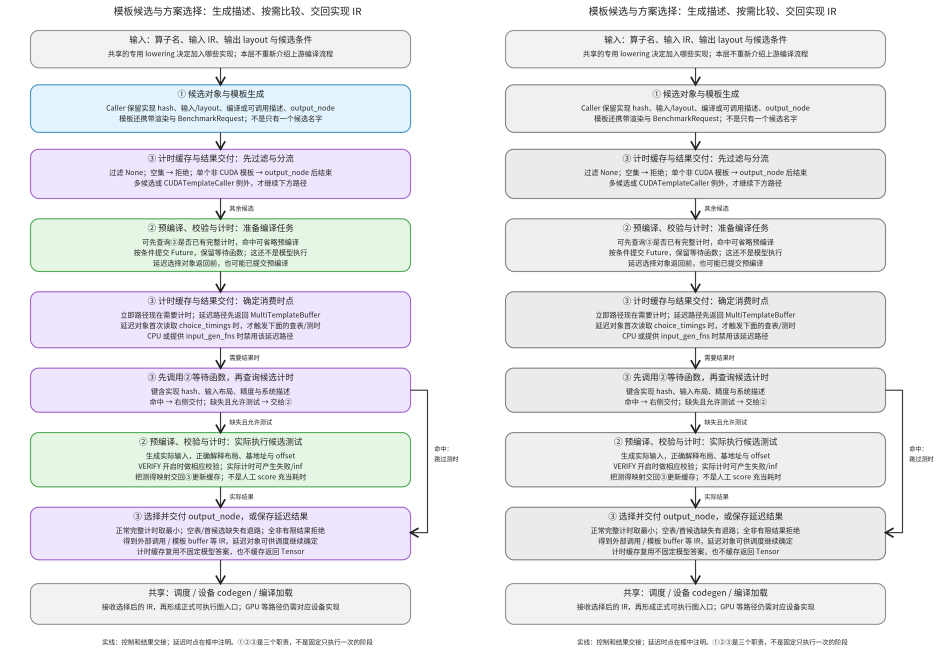
#> input picture torch/compile/inductor/assets/algorithm-selection-review.png, 1900 x 1330 px, given in place of order-entry.png, which was not available (shown at 1/2 size)
$ python finalization_leaf_flows.py
#> lines starting #> are read from the running program, lines starting #| are printed output that depends on the picture; pictures that were not available may be replaced by others from this repository, and a replacement may not be noted
"""图收尾叶子：排序状态机与构造节点迁移分析。"""
from pathlib import Path
from html import escape
import cairosvg
from PIL import Image,ImageOps
P=Path(__file__).resolve().parent
class Draw:
 def __init__(self,title,subtitle,h):
  self.h=h;self.a=[f'<svg xmlns="http://www.w3.org/2000/svg" width="1200" height="{h}" viewBox="0 0 1200 {h}"><defs><marker id="arr" markerWidth="9" markerHeight="9" refX="7" refY="4" orient="auto"><path d="M0 0 L7 4 L0 8" fill="none" stroke="#222" stroke-width="1.5"/></marker></defs><rect width="1200" height="{h}" fill="white"/><g font-family="Noto Sans CJK SC,sans-serif" fill="#222">'];self.t(600,43,title,29);self.t(600,94,subtitle,20)
  self.a.append(f'<rect x="30" y="120" width="1140" height="{h-240}" rx="35" fill="#fff9d9" stroke="#d9a300" stroke-width="3"/>')
 def t(self,x,y,s,z=20):self.a.append(f'<text x="{x}" y="{y}" text-anchor="middle" font-size="{z}">{escape(s)}</text>')
 def b(self,x,y,w,h,title,lines,i=0,z=20):
  f,s=[('#e3f3ff','#368dc0'),('#e5f6e5','#40a147'),('#fff3c9','#dca300'),('#ffe4e4','#ef5555'),('#f0e5ff','#9959c6'),('#f4f4f4','#888')][i]
  self.a.append(f'<rect x="{x}" y="{y}" width="{w}" height="{h}" rx="23" fill="{f}" stroke="{s}" stroke-width="3"/>');self.t(x+w/2,y+35,title,23)
  for j,line in enumerate(lines):self.t(x+w/2,y+78+j*30,line,z)
 def e(self,p,dash=False):self.a.append(f'<path d="{p}" fill="none" stroke="#222" stroke-width="2.8" marker-end="url(#arr)"'+(' stroke-dasharray="8 6"' if dash else '')+'/>')
 def save(self,key,note):
  self.t(600,self.h-75,note,19);self.t(600,self.h-30,'实线：本轮处理；虚线：继续扫描；条件和失败出口以文字标明',18);self.a.append('</g></svg>');s=''.join(self.a);(P/f'{key}.svg').write_text(s);cairosvg.svg2png(bytestring=s.encode(),write_to=str(P/f'{key}.png'))
  im=Image.open(P/f'{key}.png').convert('RGB');im.thumbnail((800,1100));gray=ImageOps.grayscale(im).convert('RGB');canvas=Image.new('RGB',(im.width*2,im.height),'white');canvas.paste(im,(0,0));canvas.paste(gray,(im.width,0));canvas.save(P/f'{key}-review.png')
d=Draw('顺序与入口一致性：先修数据顺序，最后刷新 forward','排序只修改节点链表；不改变算子参数、metadata 或数值意图',1540)
d.b(160,155,880,125,'建立三个集合与游标',['pending=逆序节点列表；ready=空；waiting=依赖→使用者','cursor=None；pop 从原图前端的候选开始'],0)
d.b(160,355,880,125,'弹出一个节点，检查 args / kwargs 中的输入',['_args 递归收集 Node，保留重复；常量不形成等待项','waiting_for=尚未进入 ready 的输入节点'],1)
d.b(70,595,470,155,'有未就绪输入：挂起',['等待 waiting_for 最后一项','waiting[该输入].append(当前节点)','暂不移动当前节点'],2)
d.b(660,595,470,155,'全部输入就绪：放到正确位置',['加入 ready，必要时接到 cursor 后','更新 cursor，唤醒等待此节点的用户','唤醒列表反转后加入 pending'],3,z=18)
d.e('M600 280 V355');d.e('M600 480 V535 H305 V595');d.e('M600 535 H895 V595')
d.e('M305 750 V810 H600 V860');d.e('M895 750 V810 H600 V860')
d.b(160,860,880,125,'pending 仍有节点就继续；否则检查结束条件',['waiting 必须为空，ready 必须覆盖整个图','循环引用或外图依赖未解决 → AssertionError'],4)
d.e('M160 920 H45 V320 H600 V355',True);d.t(102,560,'继续',18)
d.b(160,1060,880,115,'交回 post-grad 的跨模块处理',['设备迁移 → 增量属性更新 → 写入 / 通信恢复'],5)
d.b(160,1240,880,125,'最后 recompile、记录图、lint',['recompile 刷新 FX Python forward，不是编译 kernel','lint 检查结构，不证明数值、别名或写入次序正确'],0)
d.e('M600 985 V1060');d.e('M600 1175 V1240');d.save('order-entry','已经合法的顺序保持不变；未编码为数据依赖的副作用先后不由排序器修复')
#> in save, im is the input picture: PIL image 1900x1330 RGB; mean R, G, B 235, 235.3, 237.8
#> in save, `im.thumbnail((800, 1100))`:
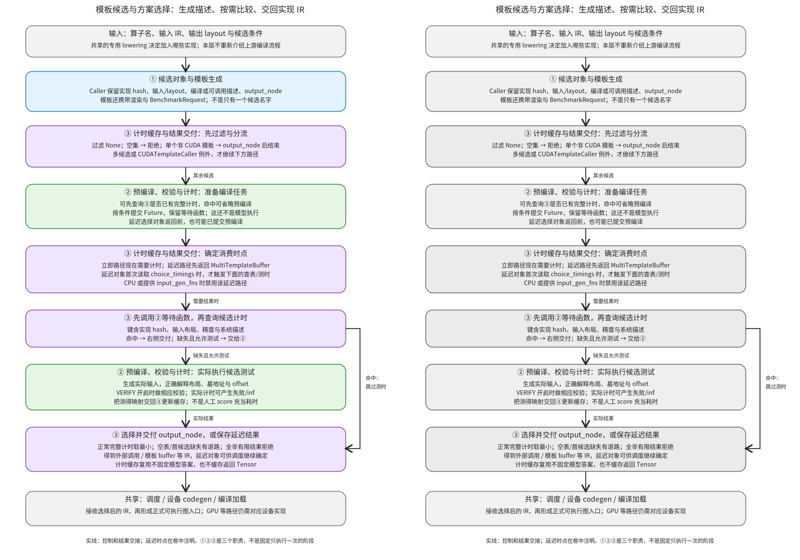
#> im: PIL image 800x560 RGB; mean R, G, B 234.9, 235.2, 237.7
#> in save, `gray = ImageOps.grayscale(im).convert('RGB')`:
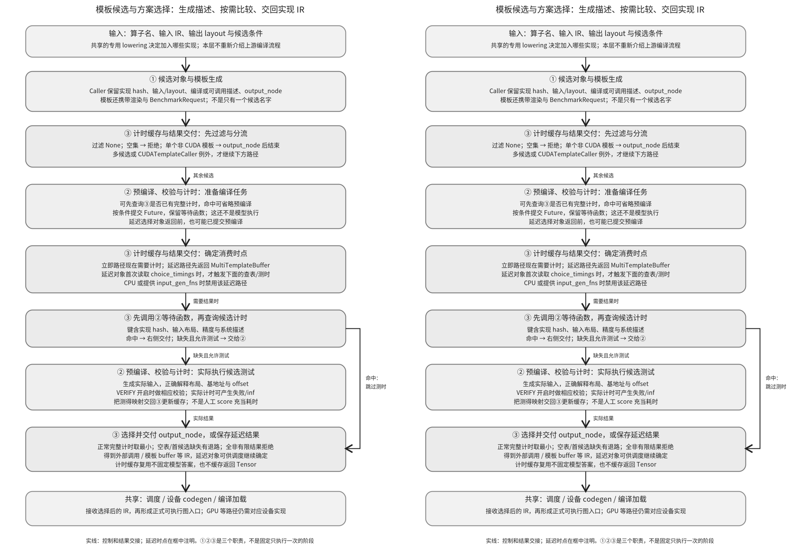
#> gray: PIL image 800x560 RGB; min 21, max 255, mean 235.4
#> in save, `canvas = Image.new('RGB', (im.width * 2, im.height), 'white')`: canvas: PIL image 1600x560 RGB; every value is 255
#> in save, `canvas.paste(gray, (im.width, 0))`:
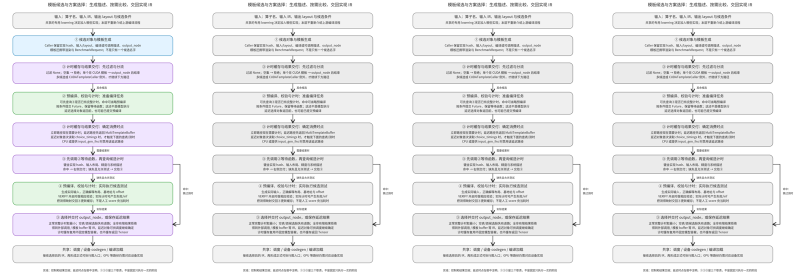
#> canvas: PIL image 1600x560 RGB (shown at 1/2 size); mean R, G, B 235.1, 235.3, 236.5
d=Draw('构造节点设备迁移：从使用链分析到只改 device 参数','本图表示 FX 改写；所有实验使用 FakeTensor，不发生真实 GPU 分配',1470)
d.b(160,155,880,155,'扫描候选和目标设备',['ATen / prims 构造，且 kwargs.device 精确等于 torch.device("cpu")','从 Tensor metadata 收集目标设备；没有候选或目标数量不为 1 → 返回','已有 cuda:0 与 cuda:1 算两个设备'],0,z=19)
d.b(160,370,880,155,'建立 CPU 入度、来源依赖与构造关联组',['cpu_indeg 按参数出现次数计数；每个构造先依赖自己','构造节点放入工作栈；关联组用于共同阻断','constructor_dependencies 保存每条已到达路径的构造来源'],1)
d.b(160,585,880,185,'逐个弹出节点，检查每个使用者',['遇到输出保护、自定义 target、特殊 index_put 等阻断：记录来源并停止该节点','允许 CPU 输入且已输出目标设备：终止这条迁移传播','其余使用者 CPU 入度减 1；到 0 才加入工作栈','合并当前来源和使用者来源，保留关联构造集合'],2,z=18)
d.e('M600 310 V370');d.e('M600 525 V585')
d.b(160,845,880,125,'工作栈处理完：汇总不能迁移的来源',['CPU 入度残留会阻断已关联构造；再扩散到等价关联组','movable=所有候选减去阻断集合'],3,z=19)
d.e('M600 770 V845');d.e('M160 690 H45 V550 H600 V585',True);d.t(95,800,'继续弹栈',17)
d.b(160,1040,880,155,'只对可迁移构造改 kwargs.device',['复制 kwargs，将 device 设为唯一目标设备，再赋回节点','节点身份与原 metadata 不自动改变','调用方随后增量更新属性，再做写入恢复与入口收尾'],4)
d.e('M600 970 V1040');d.save('constructor-devices','allow_outputs 默认 False；只能说明本 pass 是否改写，不能由此推断已验证 GPU 性能')
#> call 2 of save, with key = 'constructor-devices'
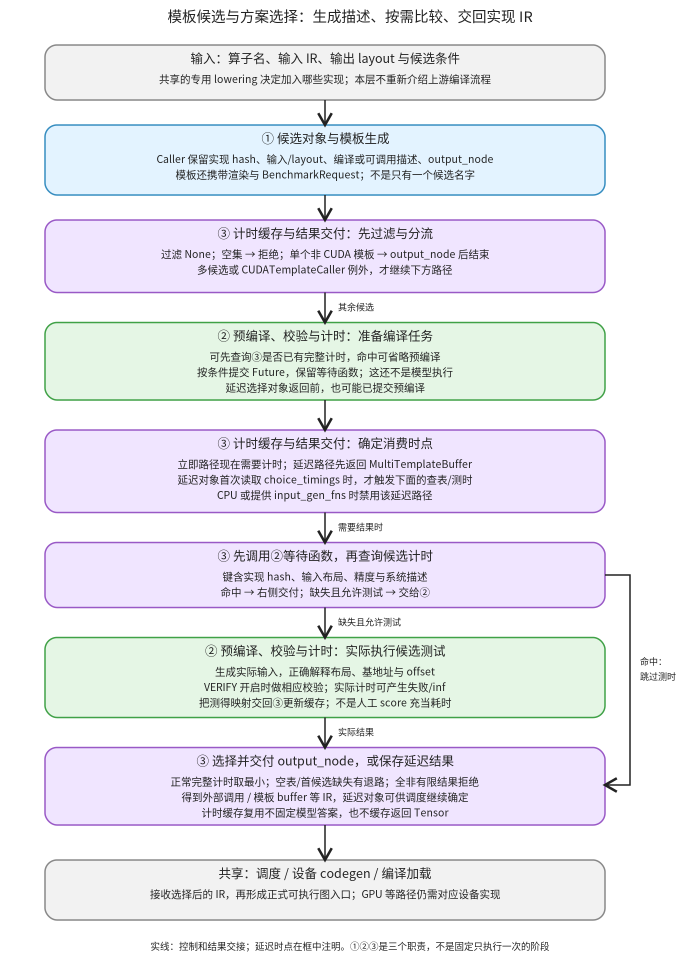
#> input picture torch/compile/inductor/assets/algorithm-selection.png, 1400 x 1960 px, given in place of constructor-devices.png, which was not available (shown at 1/2 size)
#> in save, im is the input picture: PIL image 1400x1960 RGB; mean R, G, B 234.7, 235.1, 240.4
#> in save (call 2), `im.thumbnail((800, 1100))`:
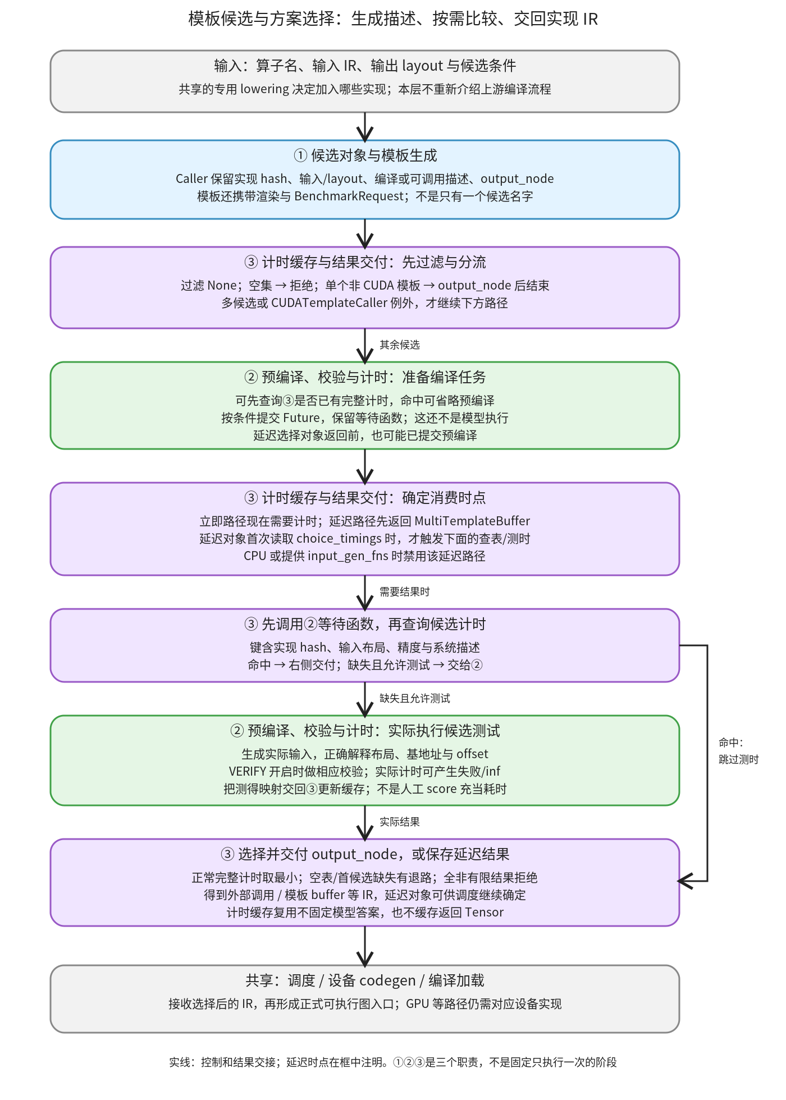
#> im: PIL image 786x1100 RGB; mean R, G, B 234.6, 235, 240.2
#> in save (call 2), `gray = ImageOps.grayscale(im).convert('RGB')`:
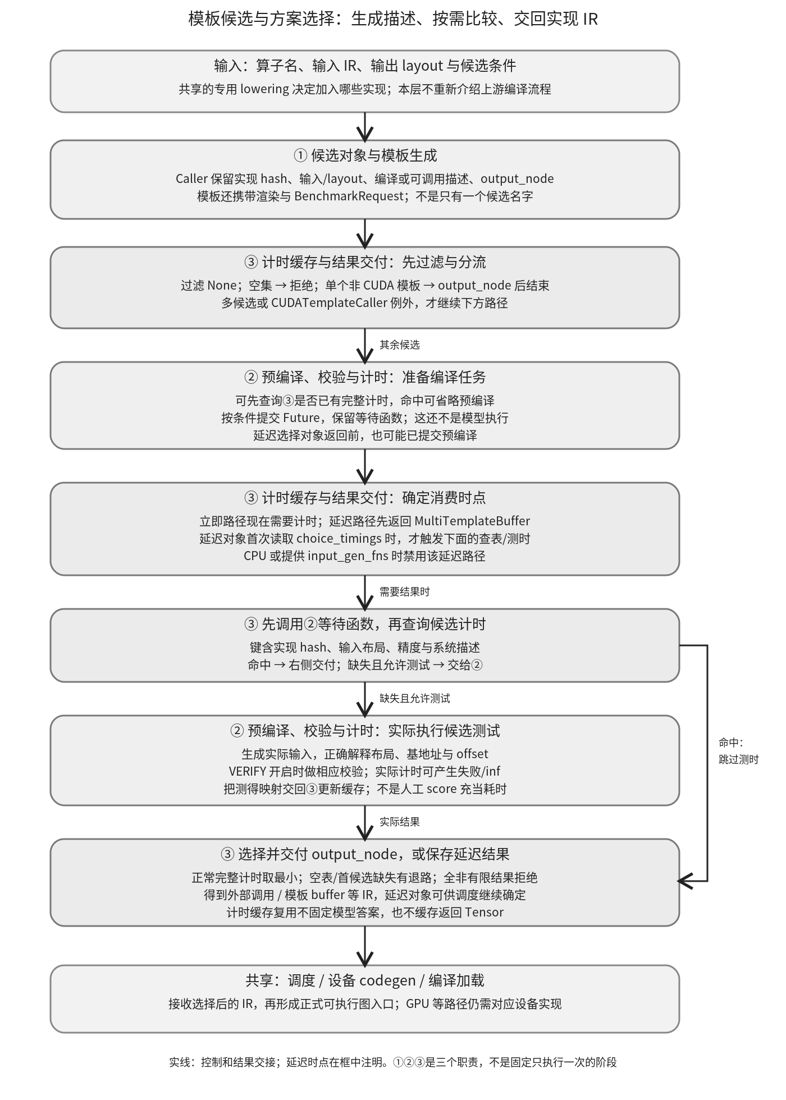
#> gray: PIL image 786x1100 RGB; min 7, max 255, mean 235.5
#> in save (call 2), `canvas = Image.new('RGB', (im.width * 2, im.height), 'white')`: canvas: PIL image 1572x1100 RGB; every value is 255
#> in save (call 2), `canvas.paste(im, (0, 0))`:
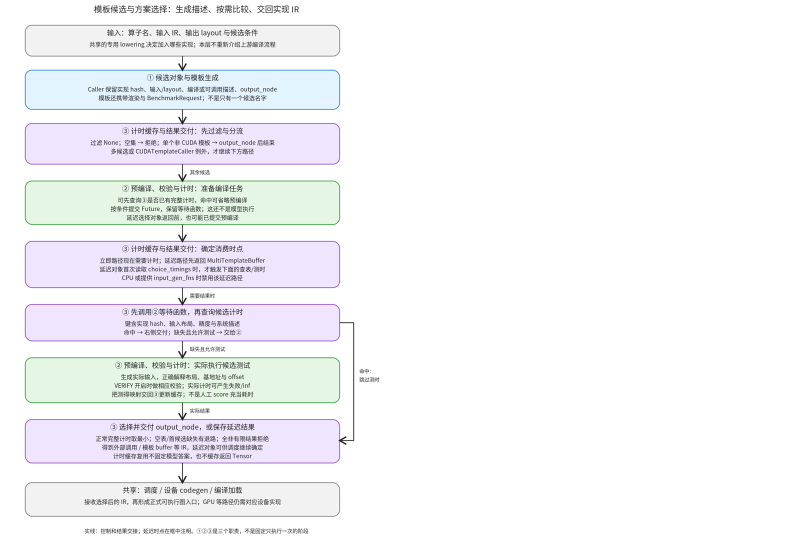
#> canvas: PIL image 1572x1100 RGB (shown at 1/2 size); mean R, G, B 244.8, 245, 247.6
